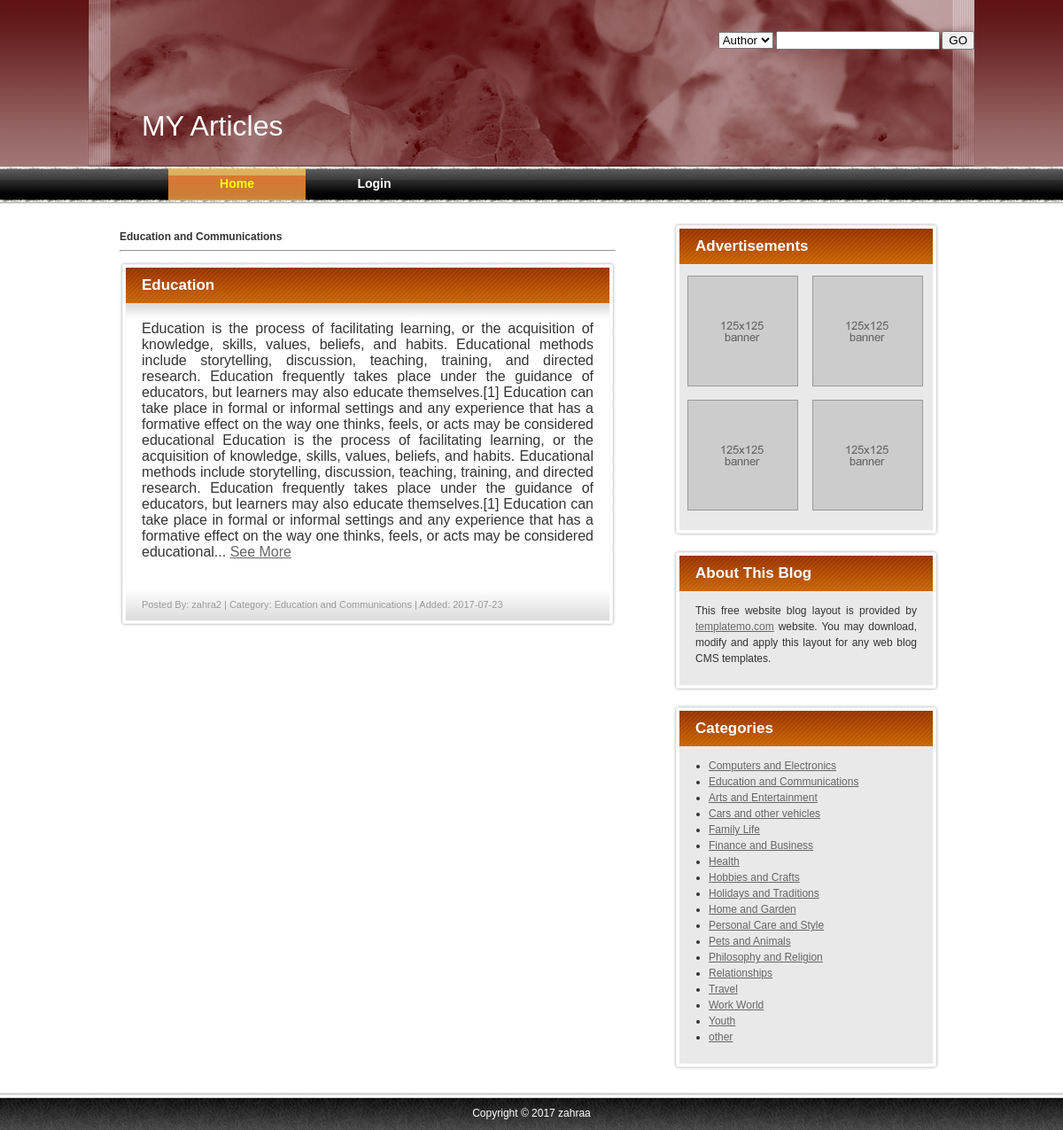
The page /index.php?page=categories&category=Education and Communications on the database its author committed.
### tables this page shows
CREATE TABLE `articles` (
  `id` int(20) NOT NULL auto_increment,
  `author` varchar(30) NOT NULL,
  `post` text NOT NULL,
  `date` date NOT NULL,
  `category` varchar(30) NOT NULL,
  `title` varchar(40) NOT NULL,
  `time` time NOT NULL,
  PRIMARY KEY  (`id`)
);

### categories.php (the view, shortened to what this page needs)
<!DOCTYPE html PUBLIC "-//W3C//DTD XHTML 1.0 Transitional//EN" "http://www.w3.org/TR/xhtml1/DTD/xhtml1-transitional.dtd">
<html xmlns="http://www.w3.org/1999/xhtml">
<head>
<link href="templatemo_style.css" rel="stylesheet" type="text/css" />
</head>
<body>
   <?php
    include("db.php");
      $cat=$_GET['category'];
      echo "<b>".$cat."</b><hr/>";
      $sql="select * from articles where category='". $cat. "' ORDER BY ID DESC ";
      $result= $conn->query($sql);
       while($resultx=$result->fetch_assoc())
       {
    $title=$resultx[title];
    $post=$resultx[post];
    $author=$resultx[author];
    $date=$resultx[date];
    $category=$resultx[category];
             echo '<div class="templatemo_post">
                	<div class="templatemo_post_top">
                    	<h1>'."$title".'</h1>
                    </div>
                    <div class="templatemo_post_mid_top">
                    </div>
              <div class="templatemo_post_mid"><p style="font-size:medium">';
              if(strlen($post)<500)
              echo $post;
         else  {
           $stringCut = substr($post, 0, 500);
        $string = substr($stringCut, 0, strrpos($stringCut, ''))."... <a href='index.php?page=seemore&id=$resultx[id]' >See More </a>";
          echo $stringCut.$string;
            }
                  echo'<div class="clear"></div>
                    </div>
                    <div class="templatemo_post_bottom">
                    <span class="post">'.'Posted By: '."$author".' | Category: '."$category".' | Added: '."$date" ;
                    echo "</span>"
                    ."</div>"
                    ."</div>";
		 }
   ?>
</body>
</html>

### templatemo_style.css (style rules this page uses)
body { margin: 0; padding:0; font-family: Arial, Helvetica, sans-serif; font-size: 12px; line-height: 1.5em; color: #333333; width: 100%; display: table; }
a { color: #666; }
.templatemo_post { width: 552px; margin-top: 5px; margin-bottom: 15px; }
.templatemo_post_top { width: 560px; height: 47px; background: url(images/templatemo_post_top.jpg) no-repeat; }
.templatemo_post_top h1 { font-size: 17px; color:#fff; font-weight:bold; padding-top: 18px; padding-left: 25px; }
.templatemo_post_mid_top { width: 560px; height: 20px; background: url(images/templatemo_post_mid_top.jpg) no-repeat; }
.templatemo_post_mid { width: 560px; background: url(images/templatemo_post_midddle.jpg) repeat-y; }
.templatemo_post_bottom { width: 560px; height: 34px; background: url(images/templatemo_post_bottom.jpg) no-repeat; padding-top: 15px; }
.templatemo_post_mid p { font-size: 12px; color:#333; margin : 0px 25px 25px 25px; text-align: justify; }
span.post { margin: 0px 25px 0px 25px; color: #999999; font-size: 11px; display: block; }
.clear { clear:both; height:1px; }

### rows shown on the page
articles: title "Education", post "Education is the process of facilitating learning, or the acquisition of knowledge, skills, values, beliefs, and habits. Educational methods include storytelling, discussion, teaching, training, and directed research. Education frequently takes place under the guidance of educators, but learners may also educate themselves.[1] Education can take place in formal or informal settings and any experience that has a formative effect on the way one thinks, feels, or acts may be considered educational", author "zahra2", category "Education and Communications", date "2017-07-23"

### other values the page prints
$cat "Education and Communications"
